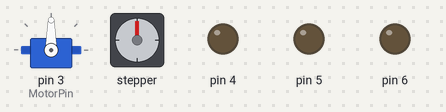
A sketch run on a simulated Arduino Uno, built with avr-gcc and run on an emulated ATmega328P. On the bench: servo, stepper motor, output pins drawn as LEDs (lit = HIGH). Stepper angles assume 2048 steps per turn.

Above: at 0.1 s.
At 5.15 s:
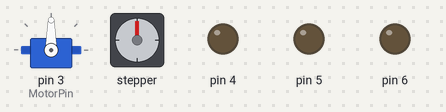
At 6.73 s:
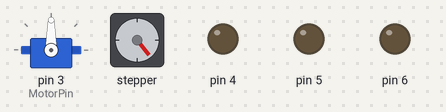
At 8.62 s:
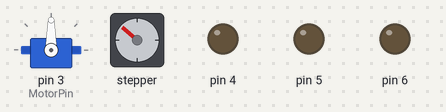
Timing chart, 0 to 10.5 s (numbered marks = the images above):
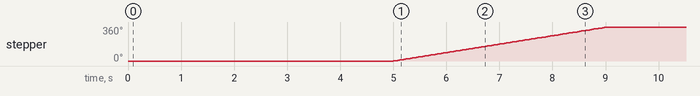

The sketch:

Cod_testare_licenta.ino
```cpp
#include <Stepper.h>
#include <Servo.h>

#define STEPS 2048
#define MotorPin 3
// Define pins for Arduino Uno
Stepper circular(STEPS, 8, 10, 9, 11);
Stepper left_right(STEPS, 4, 6, 5, 7);
Servo myServo;

bool CircularhasRun = false;
bool Left_RighthasRun = false;
bool Back_Forth_hasRun = false; // Flag to ensure function runs only once

void moveCircularStepper() {
  circular.setSpeed(15);  // Set speed to 15 RPM
  circular.step(2048);
}

void moveLeft_RightStepper() {
  left_right.setSpeed(15);  // Set speed to 15 RPM
  left_right.step(2048);
}

void moveForthServo() {
  myServo.write(140);
}

void moveBackServo() {
  myServo.write(0);
}

void setup() {
  myServo.attach(MotorPin);
  pinMode(8, OUTPUT);
  pinMode(9, OUTPUT);
  pinMode(10, OUTPUT);
  pinMode(4, OUTPUT);
  pinMode(5, OUTPUT);
  pinMode(6, OUTPUT);

}

void loop() {
  delay(5000);
 if (!CircularhasRun) {  // Check if function has already run
    moveCircularStepper();
    CircularhasRun = true;  // Set flag to true so it doesn't run again
  }


  /*if (!Back_Forth_hasRun) {  // Check if function has already run
    moveForthServo();
    delay(1000);
    moveBackServo();
    Back_Forth_hasRun = true;  // Set flag to true so it doesn't run again
  }*/


 /*if(!Left_RighthasRun) {
    moveLeft_RightStepper();
    Left_RighthasRun = true;
  }*/


}
```

Measured:
- by itself, stepper: turns 360° clockwise in 4.0 s
